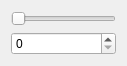
<?xml version="1.0" encoding="UTF-8"?>
<ui version="4.0">
 <class>SpinSlider</class>
 <widget class="QWidget" name="SpinSlider">
  <property name="geometry">
   <rect>
    <x>0</x>
    <y>0</y>
    <width>127</width>
    <height>65</height>
   </rect>
  </property>
  <property name="windowTitle">
   <string>Form</string>
  </property>
  <layout class="QVBoxLayout" name="verticalLayout">
   <item>
    <widget class="QSlider" name="horizontalSlider">
     <property name="orientation">
      <enum>Qt::Orientation::Horizontal</enum>
     </property>
    </widget>
   </item>
   <item>
    <widget class="QSpinBox" name="spinBox"/>
   </item>
  </layout>
 </widget>
 <resources/>
 <connections/>
</ui>
